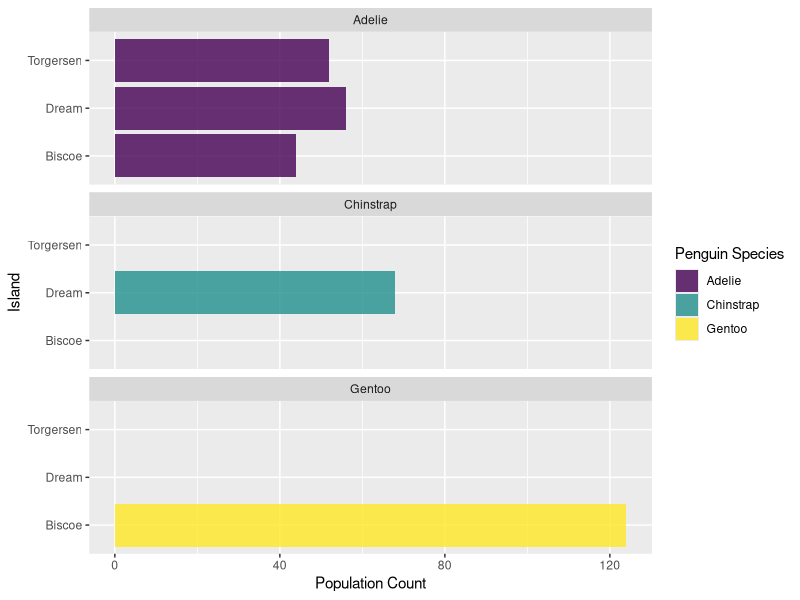

Write R code to recreate this figure.
## ---- chunk 1
#| label: setup-project

library(tidyverse)
library(palmerpenguins)
library(knitr)
## ---- chunk 2
#| label: initial-look-at-data

kable(head(penguins))
## ---- chunk 3
#| label: population-count-penguins-by-island

# Count penguins for each species and island
penguin_population_by_species_island <- penguins |>
  count(species, island)
## ---- chunk 4
#| label: fig-bar-plot-population-by-species-island
#| fig-cap: "Population count of different penguin species on the islands at the Palmer Station"

ggplot(penguin_population_by_species_island, aes(x = island, y = n, fill = species)) +
  geom_col(alpha = 0.8) +
  coord_flip() +
  facet_wrap(~species, ncol = 1) +
  scale_fill_viridis_d()  +
  labs(
    x = "Island",
    y = "Population Count",
    fill = "Penguin Species"
  )
